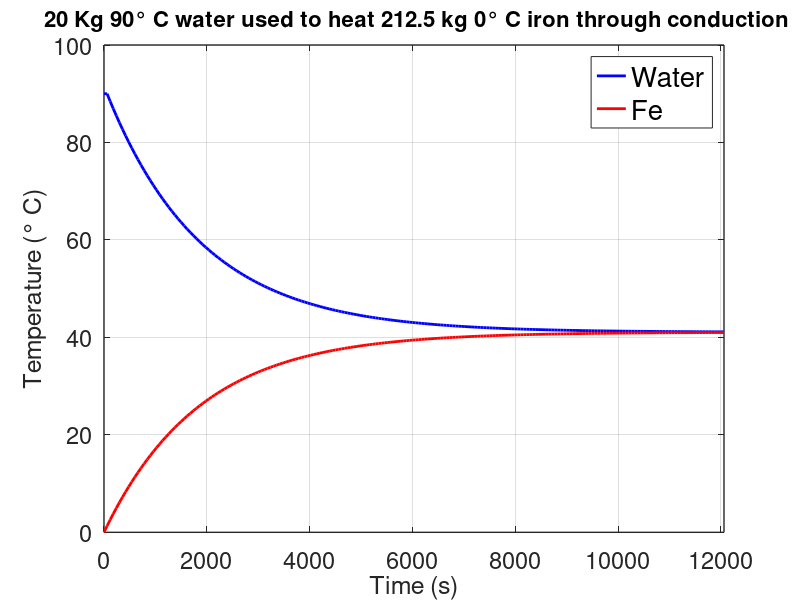

Reproduce this figure in MATLAB.
more off;
%close all;
clc;
clear all;

m_H2O = 20.0; %kg 
X_Fe = 0.30; %m
y_Fe = 0.30; %m
z_fe = 0.30; %m
rho_Fe = 7.87E03; %Kg/m^3
V_Fe = X_Fe * y_Fe *z_fe; %m^3
m_Fe  = rho_Fe * V_Fe; %kg
k_Fe = 80.4; %w/m*k
A_Fe = X_Fe*y_Fe;
c_H2O = 4190.0; % J/kg*K
c_Fe = 470; % J/kg*K
%temperatures
T_Hot_H2O = (90.0+273.15);
T_Cold_H2O = (0);
T_Cold_Fe = (0+273.15);
dt = 60; %s 

%Conduction dQ = dt*k*A*(t_h - t_c)/L
% Heat requirement to change temperature dQ=mcdT

T_Hot_Fe_matrix = [];
T_Cold_H2O_matrix = [];
%starting temps to matrix 
T_Cold_H2O_matrix = [T_Cold_H2O_matrix, T_Hot_H2O-273.15]; 
T_Hot_Fe_matrix = [T_Hot_Fe_matrix, T_Cold_Fe-273.15];
tValues=[0.0];
t=0;
for i = 0:200
  %Transferred heat capacity
  Q = k_Fe.*A_Fe.*((T_Hot_H2O-T_Cold_Fe)./X_Fe).*dt;
  %Water cooling 
  T_Cold_H2O = T_Hot_H2O - (Q./(m_H2O.*c_H2O));
  %Fe temperature increase by thermal coduction
  T_Hot_Fe = (Q./(m_Fe.*c_Fe)) + T_Cold_Fe;
 
  %data gathering and value change
  T_Cold_H2O_matrix = [T_Cold_H2O_matrix, T_Hot_H2O-273.15];
  T_Hot_H2O = T_Cold_H2O;
  T_Cold_Fe = T_Hot_Fe;
  T_Hot_Fe_matrix = [T_Hot_Fe_matrix, T_Hot_Fe-273.15];
  t=t+dt;
  tValues = [tValues, t];
endfor
plot(tValues, T_Cold_H2O_matrix, 'b-', 'linewidth', 2);
set(gca, "linewidth", 1, "fontsize", 17); 
hold on
plot(tValues, T_Hot_Fe_matrix,'r-', 'linewidth', 2);
xlabel('Time (s)','fontsize', 18);
ylabel('Temperature (\deg C)','fontsize', 18);
title(' 20 Kg 90\deg C water used to heat 212.5 kg 0\deg C iron through conduction','fontsize', 16)
a = legend("Water","Fe");
set(a,"fontsize", 20);
xlim([0, max(tValues)]);
hold off
grid on
